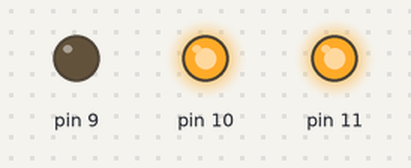
A sketch run on a simulated Arduino Uno, built with avr-gcc and run on an emulated ATmega328P. Parts: output pins drawn as LEDs (lit = HIGH).

Above: at 0.5 s.
At 1.5 s:
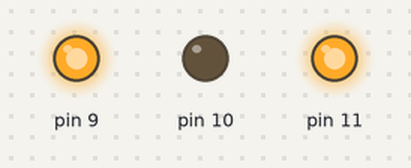
At 5.5 s:
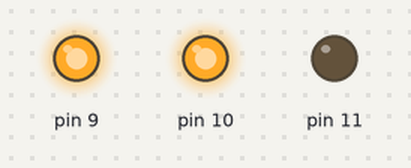
Timing chart, 0 to 6.9 s (numbered marks = the images above):
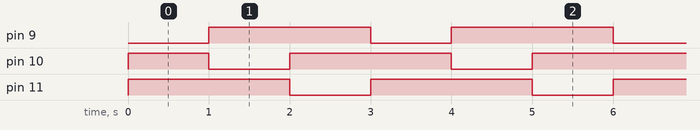

Measured:
- by itself, pin 9, pin 11: alternates HIGH for 2.0 s and LOW for 1.0 s
- by itself, pin 10: repeats every 3.0 s: LOW 1.0 s, HIGH 2.0 s
- by itself, everything shown: repeats every 3.0 s, in 3 steps

The sketch:

LEDController.ino
```cpp
#include "CLed.h"

CLed *ledStrip = nullptr;

long color[3] = {
	0xFF0000,
	0x00FF00,
	0x0000FF
};
uint8_t counter;

void setup() {
	ledStrip = new CLed(9, 10, 11);
	Serial.begin(600);
}

void loop() {
	ledStrip->SetColor(color[counter++ % 3]);
	ledStrip->Loop();
	delay(1000);
}
```

CLed.h
```cpp
// CLed.h

#ifndef _CLED_h
#define _CLED_h

#if defined(ARDUINO) && ARDUINO >= 100
	#include "arduino.h"
#else
	#include "WProgram.h"
#endif

#define LEDS 3

class CLed {
private:
	uint8_t brightness[LEDS] = { 0 };
	uint8_t pins[LEDS] = { 0 };

public:
	enum LED {
		Red = 0,
		Green,
		Blue
	};

	CLed(uint8_t redPin, uint8_t greenPin, uint8_t bluePin) {
		pins[LED::Red] = redPin;
		pins[LED::Green] = greenPin;
		pins[LED::Blue] = bluePin;

		pinMode(pins[LED::Red], OUTPUT);
		pinMode(pins[LED::Green], OUTPUT);
		pinMode(pins[LED::Blue], OUTPUT);
	}

	void SetLedBrightness(CLed::LED led, uint8_t brightness) {
		this->brightness[led] = brightness ^ 255;
	}

	uint8_t GetLedBrightness(CLed::LED led) {
		return this->brightness[led];
	}

	void Loop() {
		analogWrite(this->pins[LED::Red], this->brightness[LED::Red]);
		analogWrite(this->pins[LED::Green], this->brightness[LED::Green]);
		analogWrite(this->pins[LED::Blue], this->brightness[LED::Blue]);
	}

	void SetColor(long hexColor) {
		byte red = (hexColor >> 16) & 0xFF;
		byte green = (hexColor >> 8) & 0xFF;
		byte blue = hexColor & 0xFF;

		this->SetLedBrightness(Red, red);
		this->SetLedBrightness(Green, green);
		this->SetLedBrightness(Blue, blue);
	}
};

#endif
```
